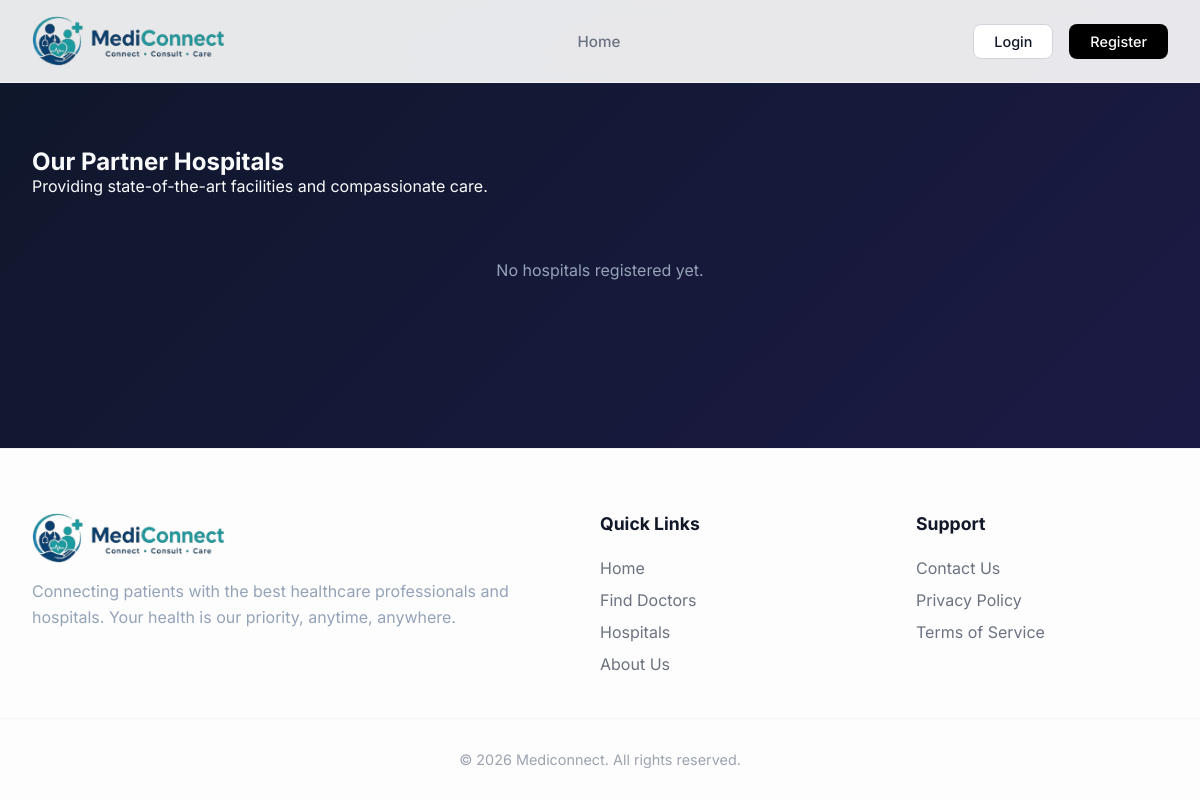
/core/hospitals/, run on an earlier commit of the app's database.
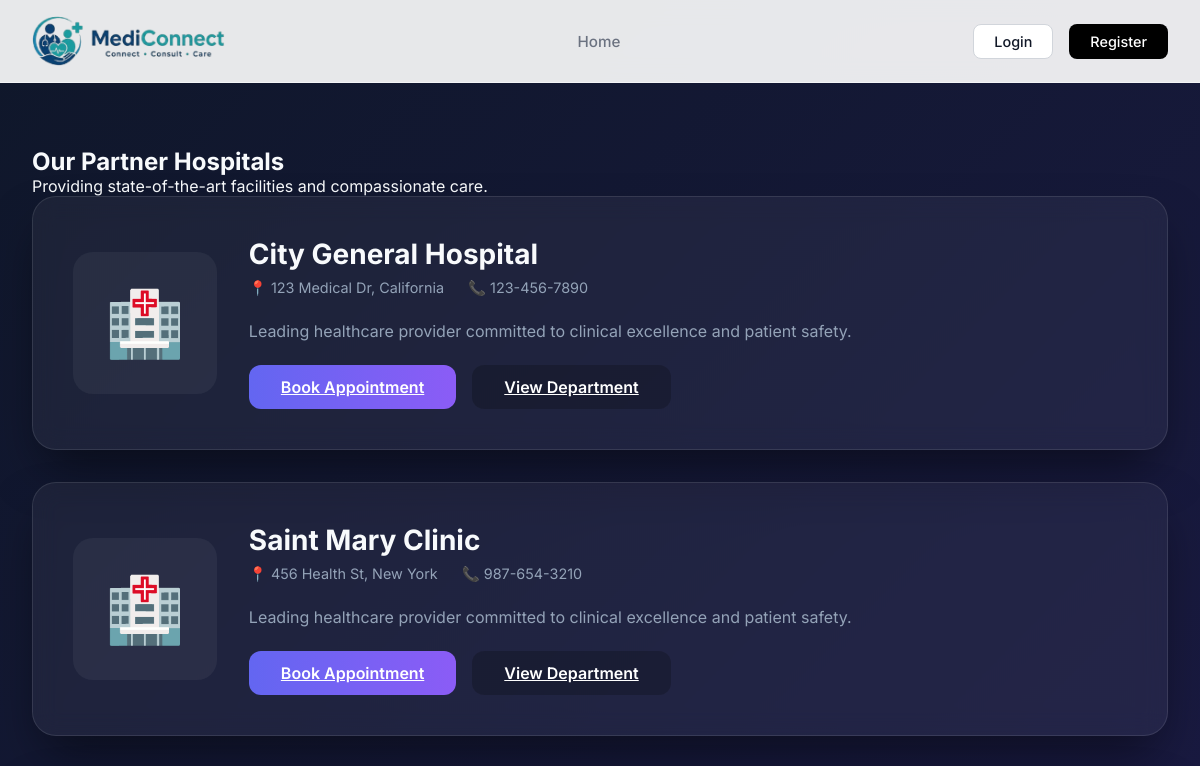
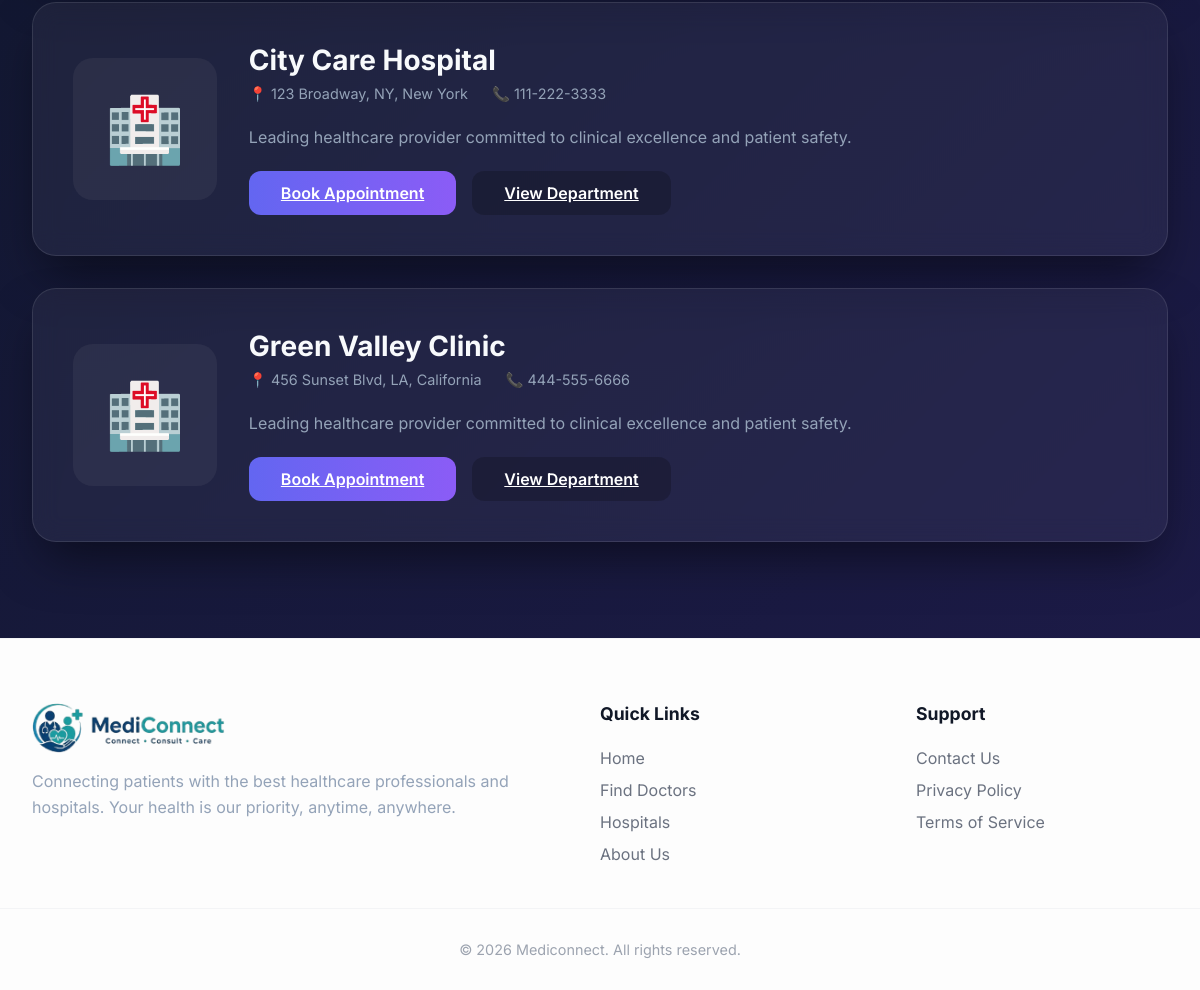
And on a later commit of the database (2 pictures, top to bottom).
### core/models.py (models this page shows, shortened)
class Hospital(models.Model):
    name = models.CharField(max_length=200)
    state = models.CharField(max_length=100)
    phone = models.CharField(max_length=15)
    address = models.TextField()
    email = models.EmailField(blank=True)

### core/views.py (the view)
# urls.py: path('hospitals/', views.hospital_list, name='hospital_list'),
def hospital_list(request):
    hospitals = Hospital.objects.all()
    return render(request, 'core/hospital_list.html', {'hospitals': hospitals})

### templates/core/hospital_list.html (shortened to what this page needs)
{% extends 'base.html' %}
{% block content %}
<div class="hospitals-container">
    <div class="section-header">
        <div class="section-title">
            <h2>Our Partner Hospitals</h2>
            <p>Providing state-of-the-art facilities and compassionate care.</p>
        </div>
    </div>
    {% for hospital in hospitals %}
    <div class="glass-card hospital-card">
        <div class="hosp-icon">🏥</div>
        <div class="hosp-details" style="flex: 1;">
            <h3>{{ hospital.name }}</h3>
            <div class="hosp-meta">
                <span>📍 {{ hospital.address }}, {{ hospital.state }}</span>
                <span>📞 {{ hospital.phone }}</span>
            </div>
            <p style="color: var(--text-muted); margin-bottom: 1.5rem;">Leading healthcare provider committed to clinical excellence and patient safety.</p>
            <div style="display: flex; gap: 1rem;">
                <a href="#" class="btn btn-primary" style="width: auto; padding: 0.75rem 2rem;">Book Appointment</a>
                <a href="#" class="btn btn-primary" style="width: auto; padding: 0.75rem 2rem; background: var(--input-bg);">View Department</a>
            </div>
        </div>
    </div>
    {% empty %}
    <p style="text-align: center; color: var(--text-muted); padding: 4rem;">No hospitals registered yet.</p>
    {% endfor %}
</div>
{% endblock %}

### templates/base.html (shortened to what this page needs)
<!DOCTYPE html>
<html lang="en">
<head>
    {% load static %}
    <link rel="stylesheet" href="{% static 'css/style.css' %}">
</head>
<body>
    <nav>
        <div class="nav-container">
            <a href="{% url 'home' %}" class="logo">
                <img src="{% static 'images/logo.png' %}" alt="Mediconnect Logo"
                    onerror="this.style.display='none'; this.nextElementSibling.style.display='inline';">
            </a>
            <div class="nav-links">
                <a href="{% url 'home' %}">Home</a>
            </div>
            <div class="nav-auth">
                {% if user.is_authenticated %}
                <span style="color: #6b7280; margin-right: 1rem; align-self: center;">Hi, {{ user.username }}</span>
                <a href="{% url 'logout' %}" class="btn-nav login">Logout</a>
                {% else %}
                <a href="{% url 'login' %}" class="btn-nav login">Login</a>
                <a href="{% url 'register' %}" class="btn-nav register">Register</a>
                {% endif %}
            </div>
        </div>
    </nav>
    <main>
        {% block content %}{% endblock %}
    </main>
    <footer>
        <div class="footer-content">
            <div class="footer-logo">
                <h2 class="logo"><img src="{% static 'images/logo.png' %}" alt="Mediconnect Logo"
                        onerror="this.style.display='none'; this.nextElementSibling.style.display='inline';">
                </h2>
                <p style="color: var(--text-muted); line-height: 1.6;">Connecting patients with the best healthcare
                    professionals and hospitals. Your health is our priority, anytime, anywhere.</p>
            </div>
            <div class="footer-section">
                <h3>Quick Links</h3>
                <ul>
                    <li><a href="{% url 'home' %}">Home</a></li>
                    <li><a href="{% url 'find_doctors' %}">Find Doctors</a></li>
                    <li><a href="{% url 'hospital_list' %}">Hospitals</a></li>
                    <li><a href="#">About Us</a></li>
                </ul>
            </div>
            <div class="footer-section">
                <h3>Support</h3>
                <ul>
                    <li><a href="#">Contact Us</a></li>
                    <li><a href="#">Privacy Policy</a></li>
                    <li><a href="#">Terms of Service</a></li>
                </ul>
            </div>
        </div>
        <div class="footer-bottom">
            &copy; 2026 Mediconnect. All rights reserved.
        </div>
    </footer>
</body>
</html>

### static/css/style.css (style rules this page uses)
:root { --primary: #6366f1; --primary-dark: #4f46e5; --secondary: #ec4899; --accent: #8b5cf6; --bg-gradient: linear-gradient(135deg, #0f172a 0%, #1e1b4b 100%); --card-bg: rgba(255, 255, 255, 0.05); --glass-border: rgba(255, 255, 255, 0.1); --text-main: #f8fafc; --text-muted: #94a3b8; --input-bg: rgba(0, 0, 0, 0.2); }
* { margin: 0; padding: 0; box-sizing: border-box; font-family: 'Inter', system-ui, -apple-system, sans-serif; }
body { background: var(--bg-gradient); color: var(--text-main); min-height: 100vh; display: flex; flex-direction: column; }
.glass-card { background: var(--card-bg); backdrop-filter: blur(12px); -webkit-backdrop-filter: blur(12px); border: 1px solid var(--glass-border); border-radius: 24px; box-shadow: 0 25px 50px -12px rgba(0, 0, 0, 0.5); }
.btn { width: 100%; padding: 1rem; border-radius: 12px; border: none; font-weight: 600; font-size: 1rem; cursor: pointer; transition: all 0.3s cubic-bezier(0.4, 0, 0.2, 1); display: flex; align-items: center; justify-content: center; gap: 0.5rem; }
.btn-primary { background: linear-gradient(to right, var(--primary), var(--accent)); color: white; }

### templates/core/hospital_list.html (style rules this page uses)
.hospitals-container { padding: 4rem 2rem; max-width: 1200px; margin: 0 auto; }
.hospital-card { padding: 2.5rem; margin-bottom: 2rem; display: flex; gap: 2rem; align-items: center; }
.hosp-icon { font-size: 4rem; background: rgba(255, 255, 255, 0.05); padding: 2rem; border-radius: 20px; }
.hosp-details h3 { font-size: 1.75rem; margin-bottom: 0.5rem; }
.hosp-meta { display: flex; gap: 1.5rem; color: var(--text-muted); font-size: 0.9rem; margin-bottom: 1.5rem; }

### templates/base.html (style rules this page uses)
nav { position: sticky; top: 0; z-index: 1000; background: rgba(255, 255, 255, 0.9); backdrop-filter: blur(12px); border-bottom: 1px solid #f3f4f6; padding: 1rem 0; }
.nav-container { max-width: 1200px; margin: 0 auto; padding: 0 2rem; display: flex; justify-content: space-between; align-items: center; }
.logo { font-size: 1.5rem; font-weight: 800; text-decoration: none; color: #111827; display: flex; align-items: center; gap: 10px; }
.logo img { height: 50px; object-fit: contain; }
.nav-links { display: flex; gap: 2rem; align-items: center; }
.nav-links a { color: #6b7280; text-decoration: none; font-weight: 500; transition: color 0.2s; font-size: 0.95rem; }
.nav-auth { display: flex; gap: 1rem; }
.btn-nav { padding: 0.5rem 1.25rem; font-size: 0.9rem; width: auto; border-radius: 8px; font-weight: 500; transition: all 0.2s; text-decoration: none; border: 1px solid transparent; }
.btn-nav.login { background: #ffffff; color: #111827; border-color: #d1d5db; }
.btn-nav.register { background: #000000; color: #ffffff; }
footer { background: #fdfdfd; border-top: 1px solid #f3f4f6; padding: 4rem 0 2rem; margin-top: auto; color: #111827; }
.footer-content { max-width: 1200px; margin: 0 auto; padding: 0 2rem; display: grid; grid-template-columns: 2fr 1fr 1fr; gap: 4rem; }
.footer-logo h2 { font-size: 1.5rem; margin-bottom: 1rem; text-align: left; color: #111827; }
.footer-section h3 { font-size: 1.1rem; margin-bottom: 1.5rem; color: #111827; }
.footer-section ul { list-style: none; padding: 0; margin: 0; }
.footer-section ul li { margin-bottom: 0.75rem; }
.footer-section ul li a { color: #6b7280; text-decoration: none; transition: color 0.2s; }
.footer-bottom { max-width: 1200px; margin: 2rem auto 0; padding: 2rem 2rem 0; border-top: 1px solid #f3f4f6; text-align: center; color: #9ca3af; font-size: 0.9rem; }

What changed in the data, as far as the page shows it:
added Hospital: name "City General Hospital", address "123 Medical Dr", state "California", phone "123-456-7890"
added Hospital: name "Saint Mary Clinic", address "456 Health St", state "New York", phone "987-654-3210"
added Hospital: name "City Care Hospital", address "123 Broadway, NY", state "New York", phone "111-222-3333"
added Hospital: name "Green Valley Clinic", address "456 Sunset Blvd, LA", state "California", phone "444-555-6666"
Also different on the page:
text no longer shown: "No hospitals registered yet."
